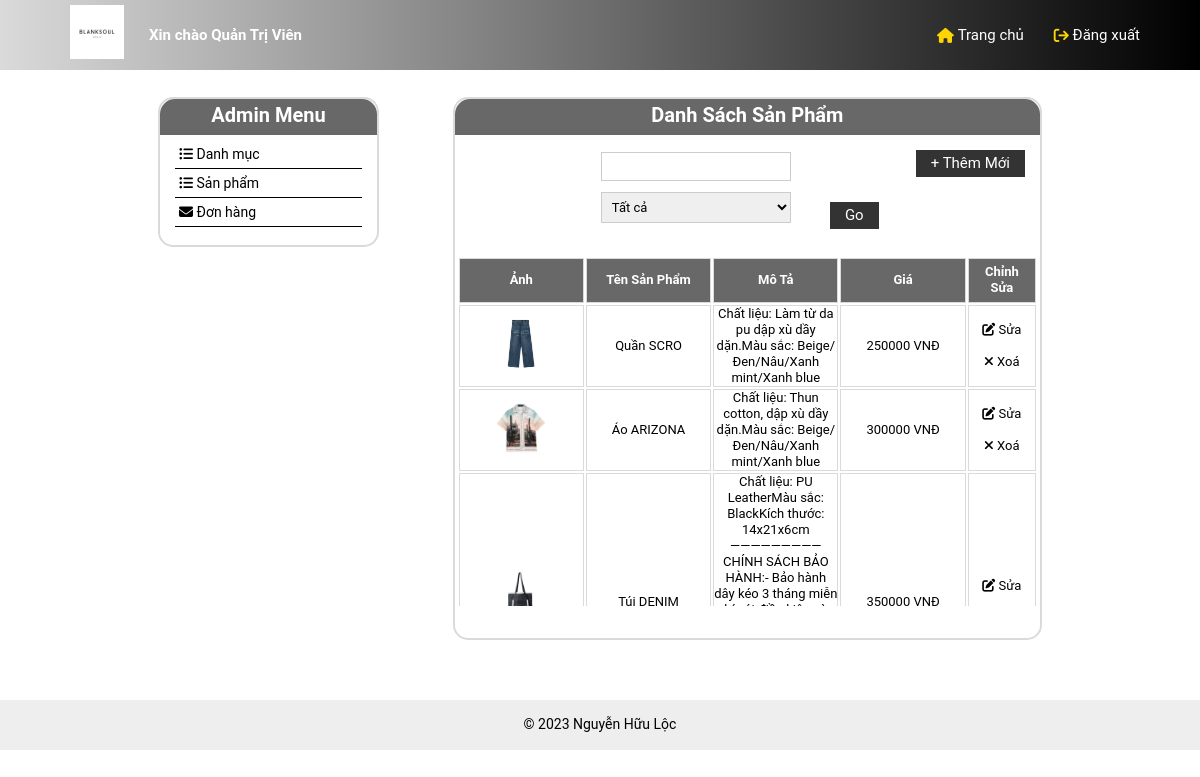
The page /admin/quan-ly-san-pham.php on the database its author committed.
### model/pdo.php (called while the page is built, shortened)
<?php
function pdo_get_connection(){
    $dburl = "mysql:host=localhost;dbname=blank;charset=utf8";
    $username = 'root';
    $password = '';
    $conn = new PDO($dburl, $username, $password);
    $conn->setAttribute(PDO::ATTR_ERRMODE, PDO::ERRMODE_EXCEPTION);
    return $conn;
}
function pdo_query($sql){
    $sql_args = array_slice(func_get_args(), 1);
    try{
        $conn = pdo_get_connection();
        $stmt = $conn->prepare($sql);
        $stmt->execute($sql_args);
        $rows = $stmt->fetchAll();
        return $rows;
    }
    catch(PDOException $e){
        throw $e;
    }
    finally{
        unset($conn);
    }
}

### model/sanpham.php (called while the page is built, shortened)
<?php
    function load_sp($kyw,$iddm){
        $sql = "SELECT * FROM `san-pham` WHERE 1";
        $sql.=" order by id desc";
        $listsp = pdo_query($sql);
        return $listsp;
    }
?>

### admin/quan-ly-san-pham.php (the view, shortened to what this page needs)
<?php
    include "../model/pdo.php";
    include "../model/sanpham.php";
    if(isset($_POST['submit'])){
        $kyw = $_POST['kyw'];
        $iddm = $_POST['iddm'];
    }else{
        $kyw = '';
        $iddm = 0 ;
    }
    $loadsp = load_sp($kyw,$iddm);
?>
<!DOCTYPE html>
<html lang="en">
<head>
    <link rel="stylesheet" href="https://cdnjs.cloudflare.com/ajax/libs/normalize/8.0.1/normalize.min.css" />
    <link rel="stylesheet" href="../assect/css/style-admin.css">
    <link rel="stylesheet" href="../assect/css/base.css">
    <link rel="stylesheet" href="../assect/css/grid.css">
    <link rel="stylesheet" href="../assect/css/responsive.css">
    <link rel="stylesheet" href="https://cdnjs.cloudflare.com/ajax/libs/font-awesome/6.4.2/css/all.min.css" />
</head>
<body>
    <div class="app">
        <header class="header-admin">
            <nav class="header-navbar">
                <ul class="header-navbar_list">
                    <li>
                        <a href="thong-ke.php" title="Trang chủ"><img src="../assect/img/logo-header/favicon.jpg" alt="logo"></a>
                    </li>
                    <li>
                        <a href="#" class="text-admin">Xin chào Quản Trị Viên</a>
                    </li>
                </ul>
                <ul class="header-navbar_list">
                    <li>
                        <a class="dang-xuat" href="index.php">&nbsp;Đăng xuất</a>
                        <i class="fa fa-sign-out"></i>
                    </li>
                    <li>
                        <a class="trang-chu" href="thong-ke.php">&nbsp;Trang chủ</a>
                        <i class="fa fa-home"></i>
                    </li>
                </ul>
            </nav>
        </header>
        <div class=" grid wide" >
            <div class="main-content">
                <div class="container ">
                    <div class="container-row ">
                        <div class="admin-menu  l-3 m-12 c-12">
                            <h1>Admin Menu</h1>
                            <ul>
                                <li><a href="list.php"><i class="fa fa-list-ul"></i> Danh mục</a></li>
                                <li><a href="quan-ly-san-pham.php"><i class="fa fa-list-ul"></i> Sản phẩm</a></li>
                                <li><a href="quan-ly-don-hang.php"><i class="fa fa-envelope"></i> Đơn hàng</a></li>
                                <li>
                                </li>
                            </ul>
                        </div>
                        <div class="danh-sach-san-pham l-8" style="padding-bottom: 30px;">
                            <h1>Danh Sách Sản Phẩm</h1>
                            <a href="them-san-pham.php"><button> + Thêm Mới</button></a>
                            <form action="quan-ly-san-pham.php" method="post">
                                <input type="text" name="kyw">
                                <select name="iddm" id="name-sp" class="input-add">
                                    <option value="0">Tất cả</option>
                                </select>
                                <button type="submit" name="submit">Go</button>
                            </form>
                            <table>
                                <tbody>
                                    <tr>
                                        <th style="width: 160px;">Ảnh</th>
                                        <th style="width: 160px;">Tên Sản Phẩm</th>
                                        <th style="width: 160px;">Mô Tả</th>
                                        <th style="width: 160px;">Giá</th>
                                        <th style="width: 87px;">Chỉnh Sửa</th>
                                    </tr>
                                    <?php
                                        foreach ($loadsp as $sanpham) {
                                            extract($sanpham);
                                            $editsp = "edit.php?id=".$id;
                                            $deletesp = "delete.php?id=".$id;
                                            echo '
                                                <tr>
                                                    <td><img src="../assect/img/product/'. $img .' " alt="product-img1"></td>
                                                    <td>'. $name .'</td>
                                                    <td>
                                                        '. $mota .'
                                                    </td>
                                                    <td> '. $price .' VNĐ</td>
                                                    <td>
                                                    <a href="'.$editsp.'"><i class="fa fa-edit"></i> Sửa</a><br><br>
                                                    <a href="'.$deletesp.'"><i class="fa fa-remove"></i> Xoá</a>
                                                    </td>
                                                </tr>
                                            ';
                                        }
                                    ?>
                                </tbody>
                            </table>
                        </div>
                    </div>
                </div>
            </div>
        </div>
        <div class="container-fuid">
            <div class="grid ">
                <div class="copyrights">
                    <p> <br> &copy; 2023  Nguyễn Hữu Lộc <br></p>
                </div>
            </div>
        </div>
    </div>
</body>
</html>

### assect/css/style-admin.css (style rules this page uses)
* { margin: 0; padding: 0; box-sizing: border-box; }
body { font-size: 13px; font-family: Roboto, Arial, Helvetica, sans-serif; }
a { text-decoration: none; color: inherit; background-color: transparent; transition: 300ms ease-out; }
.app { overflow: hidden; }
.main-content { margin-bottom: 30px; }
ul { list-style: none; }
img { max-width: 100%; height: auto; }
button { background-color: transparent; text-decoration: none; color: #fff; font-family: inherit; cursor: pointer; }
.container { padding-left: 50px; padding-right: 50px; margin-right: auto; margin-left: auto; }
.container-row { display: flex; justify-content: space-between; }
.header-admin { background-color: #727172; height: 70px; background-image: linear-gradient(to right, #dadada, #000); }
.header-navbar { padding: 0 60px; }
.header-admin img { float: left; width: 5%; margin: 5px 10px; }
a.text-admin { float: left; font-size: 15px; color: #fff; font-weight: bold; margin-top: 27px; padding-left: 15px; }
a.dang-xuat, a.trang-chu { float: right; color: #fff; font-size: 15px; margin-top: 27px; }
table { table-layout: fixed; }
tbody { display: block; height: 350px; overflow: auto; }
.header-admin i { float: right; color: #fdd504; font-size: 15px; margin-top: 28px; padding-left: 30px; }
.account, .admin-menu { margin-top: 3%; border: 2px solid #dadada; border-radius: 15px; height: 150px; }
.admin-menu h1 , .danh-sach-san-pham h1 { background: #686868; color: #fff; font-size: 20px; text-align: center; height: 36px; padding: 8px 15px; margin: 0; border-top-left-radius: 15px; border-top-right-radius: 15px; }
.account ul, .admin-menu ul { padding: 5px 15px; max-height: 97px; overflow-y: auto; }
.admin-menu ul li { font-size: 14px; padding: 6px 4px; border-bottom: 1px solid #000; }
.danh-sach-san-pham { margin-top: 3%; width: 76%; height: auto; border: 2px solid #dadada; border-radius: 15px; }
.danh-sach-san-pham button { background: #333; float: right; padding: 5px 15px; font-size: 15px; border: none; margin-top: 15px; margin-right: 15px; }
.danh-sach-san-pham table { margin-top: 67px; table-layout: fixed; }
.danh-sach-san-pham table tr th { padding: 1%; background: #686868; color: #fff; border: 1px solid #dadada; }
.danh-sach-san-pham table tr td { width: 22%; border: 1px solid #dadada; text-align: center; }
.danh-sach-san-pham table tr td img { width: 50%; }
.copyrights { background-color: #eee; color: black; width: 100%; height: 50px; margin-top: 5%; text-align: center; font-size: 14px; }
form { width: 50%; margin-top: 2%; margin-bottom: 2%; margin: 2% auto; }
input[type=text], input[type=password], input[type=flie] { width: 65%; padding: 2% 2%; margin: 2% 0; display: inline-block; border: 1px solid #ccc; box-sizing: border-box; outline: none; transition: 300ms ease-out; }
.input-add { border: 1px solid #ddd; padding: 2% 2%; float: left; margin: 2% 0; width: 65%; border: 1px solid #ccc; box-sizing: border-box; outline: none; transition: 300ms ease-out; }
.admin-menu h1, .danh-sach-don-hang h1 { background: #686868; color: #fff; font-size: 20px; text-align: center; height: 36px; margin: 0; padding: 8px 15px; border-top-left-radius: 15px; border-top-right-radius: 15px; }
.admin-menu h1, .danh-sach-user h1 { background: #686868; color: #fff; font-size: 20px; text-align: center; height: 36px; margin: 0; padding: 8px 15px; border-top-left-radius: 15px; border-top-right-radius: 15px; }
.admin-menu h1, .danh-sach-thong-ke h1 { background: #686868; color: #fff; font-size: 20px; text-align: center; height: 36px; padding: 8px 15px; margin: 0; border-top-left-radius: 15px; border-top-right-radius: 15px; }

### assect/css/base.css (style rules this page uses)
:root { --white-color :#fff; --black-color :#000; --text-color : #494343; --red-color : #f50f0f; --border-color :#ededed ; --star-gold-color : #FFCE3C; --navbar-height :92px; --header-height :210px; --header-sort-bar-height: 46px; --header-with-search-height: calc(var(--header-height)-(var(--navbar-height))) }
* { box-sizing: inherit; }
html { font-size: 62.5%; line-height: 1.6rem; font-family: 'Roboto', sans-serif; box-sizing: border-box; }
a { text-decoration: none; }

### rows shown on the page
san-pham: img (picture), name "Quần SCRO", mota "Chất liệu: Làm từ da pu dập xù dầy dặn.Màu sắc: Beige/Đen/Nâu/Xanh mint/Xanh blue", price "250000"
san-pham: img (picture), name "Áo ARIZONA", mota "Chất liệu: Thun cotton, dập xù dầy dặn.Màu sắc: Beige/Đen/Nâu/Xanh mint/Xanh blue", price "300000"
san-pham: img (picture), name "Túi DENIM", mota "Chất liệu: PU LeatherMàu sắc: BlackKích thước: 14x21x6cm—————————CHÍNH SÁCH BẢO HÀNH:- Bảo hành dây kéo 3 tháng miễn…", price "350000"
